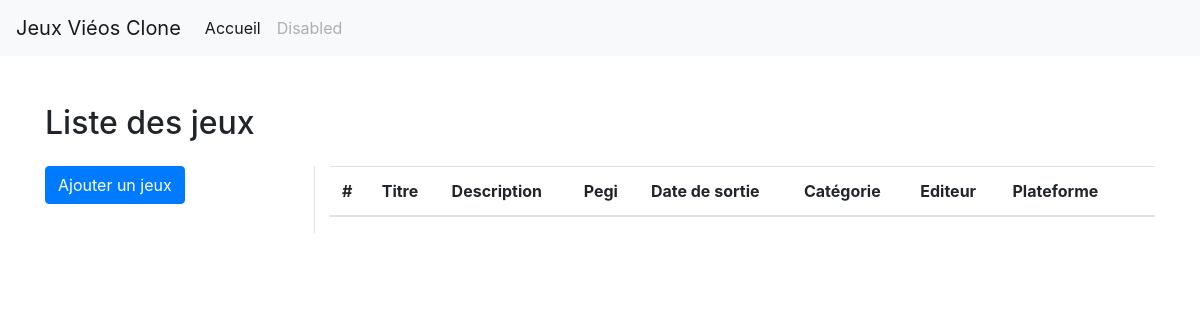
/forms/jeux/list-jeux.php, run on an earlier commit of the app's database.
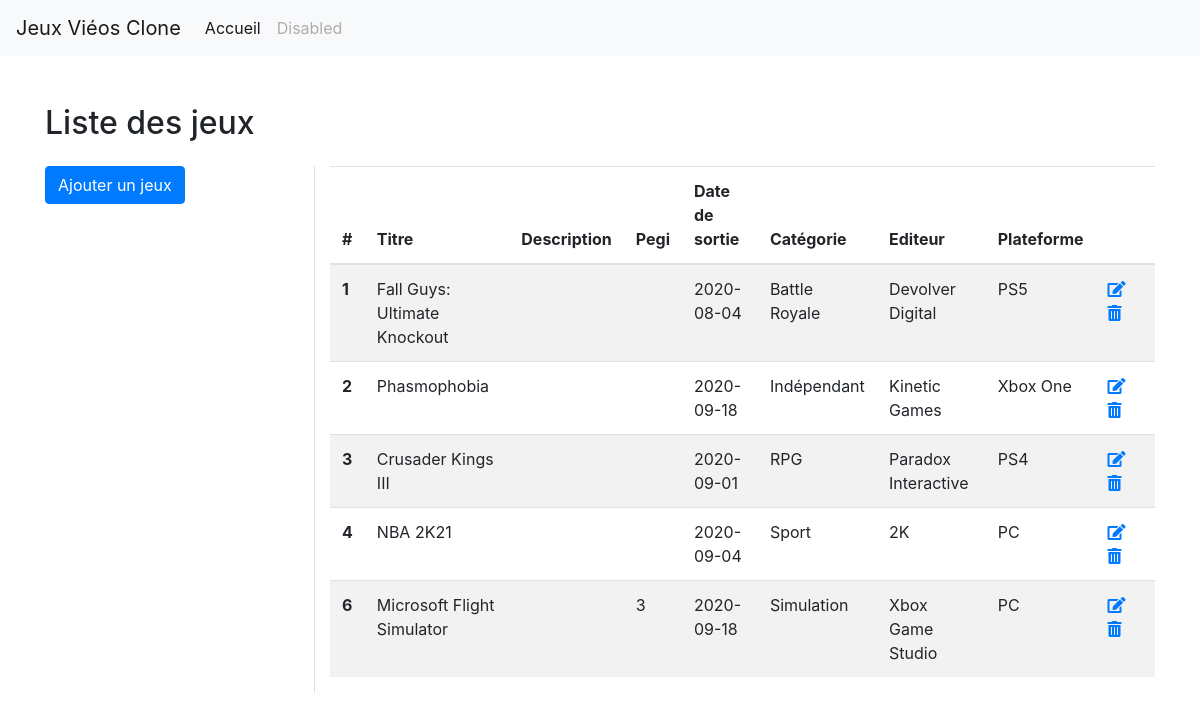
And on a later commit of the database.
### tables this page shows
CREATE TABLE IF NOT EXISTS `jeux` (
  `idJeux` int unsigned NOT NULL AUTO_INCREMENT,
  `titre` varchar(255) NOT NULL,
  `description` text,
  `pegi` int DEFAULT NULL,
  `siteJeux` varchar(64) DEFAULT NULL,
  `dateSortie` date DEFAULT NULL,
  `idCategorie` int unsigned NOT NULL,
  `idEditeur` int unsigned NOT NULL,
  `idPlateforme` int unsigned NOT NULL,
  PRIMARY KEY (`idJeux`),
  UNIQUE KEY `idJeux_UNIQUE` (`idJeux`),
  KEY `fk_categorie_idx` (`idCategorie`),
  KEY `fk_editeur_idx` (`idEditeur`),
  KEY `fk_plateforme_idx` (`idPlateforme`),
  CONSTRAINT `fk_categorie` FOREIGN KEY (`idCategorie`) REFERENCES `categorie` (`idCategorie`),
  CONSTRAINT `fk_editeur` FOREIGN KEY (`idEditeur`) REFERENCES `editeur` (`idEditeur`),
  CONSTRAINT `fk_plateforme` FOREIGN KEY (`idPlateforme`) REFERENCES `plateforme` (`idPlateforme`)
);

CREATE TABLE IF NOT EXISTS `categorie` (
  `idCategorie` int unsigned NOT NULL AUTO_INCREMENT,
  `nomCategorie` varchar(64) NOT NULL,
  PRIMARY KEY (`idCategorie`)
);

CREATE TABLE IF NOT EXISTS `editeur` (
  `idEditeur` int unsigned NOT NULL AUTO_INCREMENT,
  `nomEditeur` varchar(64) NOT NULL,
  `siteEditeur` varchar(64) NOT NULL,
  PRIMARY KEY (`idEditeur`)
);

CREATE TABLE IF NOT EXISTS `plateforme` (
  `idPlateforme` int unsigned NOT NULL AUTO_INCREMENT,
  `nomPlateforme` varchar(64) NOT NULL,
  PRIMARY KEY (`idPlateforme`)
);

### classes/JeuxManager.class.php (called while the page is built, shortened)
<?php
class JeuxManager {
  private $pdo;
  function __construct(PDO $pdo) {
    $this->pdo = $pdo;
  }
  public function getAll(): array {
    $stmt = $this->pdo->prepare("SELECT *
      FROM `jeux_video`.`jeux`
      JOIN `jeux_video`.`categorie`
      ON `categorie`.`idCategorie` = `jeux`.`idCategorie`
      JOIN `jeux_video`.`editeur`
      ON `editeur`.`idEditeur` = `jeux`.`idEditeur`
      JOIN `plateforme`
      ON `plateforme`.`idPlateforme` = `jeux`.`idPlateforme`;"
    );
    $stmt->execute();
    $result = $stmt->fetchAll();
    return $result;
  }
}

### forms/jeux/list-jeux.php (the view, shortened to what this page needs)
<?php
include '../../includes/header.php';
require_once('../../includes/db.php');
$jeuxManager = new JeuxManager($pdo);
$jeux = $jeuxManager->getAll();
?>
<h2>Liste des jeux</h2>
<div class="row pt-3">
  <div class="col-3 border-right">
    <a href="add-utilisateur.php" class="link btn btn-primary">Ajouter un jeux</a>
  </div>
  <div class="col-9">
    <table class="table table-striped">
      <thead>
        <tr>
          <th scope="col">#</th>
          <th scope="col">Titre</th>
          <th scope="col">Description</th>
          <th scope="col">Pegi</th>
          <th scope="col">Date de sortie</th>
          <th scope="col">Catégorie</th>
          <th scope="col">Editeur</th>
          <th scope="col">Plateforme</th>
          <th scope="col"></th>
        </tr>
      </thead>
      <tbody>
        <?php foreach($jeux as $jeu): ?>
          <tr>
            <th scope="row"><?= $jeu['idJeux'] ?></th>
            <td><?= $jeu['titre'] ?></td>
            <td><?= ''  ?></td>
            <td><?= $jeu['pegi'] ?></td>
            <td><?= $jeu['dateSortie'] ?></td>
            <td><?= $jeu['nomCategorie'] ?></td>
            <td><?= $jeu['nomEditeur'] ?></td>
            <td><?= $jeu['nomPlateforme'] ?></td>
            <td>
              <a href=""><i class="fas fa-edit mr-3"></i></a>
              <a href=""><i class="fas fa-trash-alt"></i></a>
            </td>
          </tr>
        <?php endforeach; ?>
      </tbody>
    </table>
  </div>
</div>
<?php
include '../../includes/footer.php';

What changed in the data, as far as the page shows it:
added jeux: idJeux "1", titre "Fall Guys: Ultimate Knockout", dateSortie "2020-08-04", idCategorie.nomCategorie "Battle Royale", idEditeur.nomEditeur "Devolver Digital", idPlateforme.nomPlateforme "PS5"
added jeux: idJeux "2", titre "Phasmophobia", dateSortie "2020-09-18", idCategorie.nomCategorie "Indépendant", idEditeur.nomEditeur "Kinetic Games", idPlateforme.nomPlateforme "Xbox One"
added jeux: idJeux "3", titre "Crusader Kings III", dateSortie "2020-09-01", idCategorie.nomCategorie "RPG", idEditeur.nomEditeur "Paradox Interactive", idPlateforme.nomPlateforme "PS4"
added jeux: idJeux "4", titre "NBA 2K21", dateSortie "2020-09-04", idCategorie.nomCategorie "Sport", idEditeur.nomEditeur "2K", idPlateforme.nomPlateforme "PC"
added jeux: idJeux "6", titre "Microsoft Flight Simulator", pegi "3", dateSortie "2020-09-18", idCategorie.nomCategorie "Simulation", idEditeur.nomEditeur "Xbox Game Studio", idPlateforme.nomPlateforme "PC"
